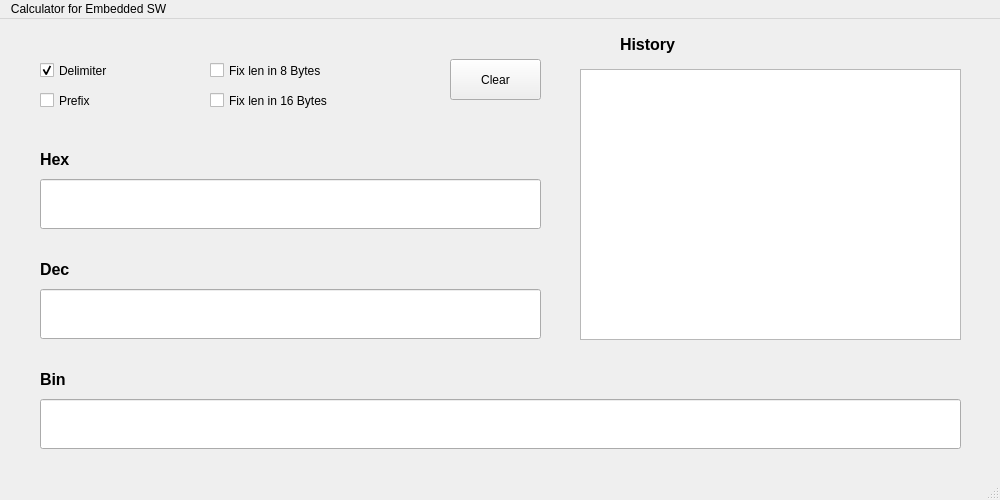
<?xml version="1.0" encoding="UTF-8"?>
<ui version="4.0">
 <class>DevCalcWindow</class>
 <widget class="QMainWindow" name="DevCalcWindow">
  <property name="geometry">
   <rect>
    <x>0</x>
    <y>0</y>
    <width>1000</width>
    <height>500</height>
   </rect>
  </property>
  <property name="font">
   <font>
    <family>Times New Roman</family>
    <pointsize>30</pointsize>
   </font>
  </property>
  <property name="windowTitle">
   <string>Developer Calculator</string>
  </property>
  <property name="windowIcon">
   <iconset>
    <normaloff>calc_icon.ico</normaloff>calc_icon.ico</iconset>
  </property>
  <property name="styleSheet">
   <string notr="true">QMainWindow
{
}
QLineEdit
{
}
QLineEdit:hover
{
	background-color: rgb(181, 181, 181);
}
</string>
  </property>
  <widget class="QWidget" name="centralwidget">
   <property name="styleSheet">
    <string notr="true"/>
   </property>
   <widget class="QLabel" name="HistoryLabel">
    <property name="geometry">
     <rect>
      <x>620</x>
      <y>10</y>
      <width>181</width>
      <height>31</height>
     </rect>
    </property>
    <property name="text">
     <string>&lt;html&gt;&lt;head/&gt;&lt;body&gt;&lt;p&gt;&lt;span style=&quot; font-size:12pt; font-weight:700;&quot;&gt;History&lt;/span&gt;&lt;/p&gt;&lt;/body&gt;&lt;/html&gt;</string>
    </property>
   </widget>
   <widget class="QCheckBox" name="DelimiterCB">
    <property name="geometry">
     <rect>
      <x>40</x>
      <y>40</y>
      <width>221</width>
      <height>23</height>
     </rect>
    </property>
    <property name="text">
     <string>Delimiter</string>
    </property>
    <property name="checked">
     <bool>true</bool>
    </property>
   </widget>
   <widget class="QCheckBox" name="PrefixCB">
    <property name="geometry">
     <rect>
      <x>40</x>
      <y>70</y>
      <width>221</width>
      <height>23</height>
     </rect>
    </property>
    <property name="text">
     <string>Prefix</string>
    </property>
   </widget>
   <widget class="QPushButton" name="ClearBnt">
    <property name="geometry">
     <rect>
      <x>450</x>
      <y>40</y>
      <width>91</width>
      <height>41</height>
     </rect>
    </property>
    <property name="text">
     <string>Clear</string>
    </property>
   </widget>
   <widget class="QPlainTextEdit" name="HistoryText">
    <property name="geometry">
     <rect>
      <x>580</x>
      <y>50</y>
      <width>381</width>
      <height>271</height>
     </rect>
    </property>
   </widget>
   <widget class="QLabel" name="HexLabel">
    <property name="geometry">
     <rect>
      <x>40</x>
      <y>130</y>
      <width>181</width>
      <height>21</height>
     </rect>
    </property>
    <property name="text">
     <string>&lt;html&gt;&lt;head/&gt;&lt;body&gt;&lt;p&gt;&lt;span style=&quot; font-size:12pt; font-weight:700;&quot;&gt;Hex&lt;/span&gt;&lt;/p&gt;&lt;/body&gt;&lt;/html&gt;</string>
    </property>
   </widget>
   <widget class="QLabel" name="BinLabel">
    <property name="geometry">
     <rect>
      <x>40</x>
      <y>350</y>
      <width>181</width>
      <height>21</height>
     </rect>
    </property>
    <property name="text">
     <string>&lt;html&gt;&lt;head/&gt;&lt;body&gt;&lt;p&gt;&lt;span style=&quot; font-size:12pt; font-weight:700;&quot;&gt;Bin&lt;/span&gt;&lt;/p&gt;&lt;/body&gt;&lt;/html&gt;</string>
    </property>
   </widget>
   <widget class="QLineEdit" name="DecText">
    <property name="geometry">
     <rect>
      <x>40</x>
      <y>270</y>
      <width>501</width>
      <height>50</height>
     </rect>
    </property>
    <property name="font">
     <font>
      <family>Times New Roman</family>
      <pointsize>14</pointsize>
     </font>
    </property>
    <property name="focusPolicy">
     <enum>Qt::ClickFocus</enum>
    </property>
    <property name="whatsThis">
     <string>&lt;html&gt;&lt;head/&gt;&lt;body&gt;&lt;p&gt;0x{hex}&lt;/p&gt;&lt;/body&gt;&lt;/html&gt;</string>
    </property>
    <property name="layoutDirection">
     <enum>Qt::RightToLeft</enum>
    </property>
    <property name="styleSheet">
     <string notr="true">hex_text
{
	background-color: rgb(255, 170, 0)
}</string>
    </property>
    <property name="inputMask">
     <string/>
    </property>
    <property name="text">
     <string notr="true" extracomment="Hex value"/>
    </property>
    <property name="alignment">
     <set>Qt::AlignRight|Qt::AlignTrailing|Qt::AlignVCenter</set>
    </property>
    <property name="cursorMoveStyle">
     <enum>Qt::VisualMoveStyle</enum>
    </property>
   </widget>
   <widget class="QLineEdit" name="BinText">
    <property name="geometry">
     <rect>
      <x>40</x>
      <y>380</y>
      <width>921</width>
      <height>50</height>
     </rect>
    </property>
    <property name="font">
     <font>
      <family>Times New Roman</family>
      <pointsize>14</pointsize>
     </font>
    </property>
    <property name="focusPolicy">
     <enum>Qt::ClickFocus</enum>
    </property>
    <property name="whatsThis">
     <string>&lt;html&gt;&lt;head/&gt;&lt;body&gt;&lt;p&gt;0x{hex}&lt;/p&gt;&lt;/body&gt;&lt;/html&gt;</string>
    </property>
    <property name="styleSheet">
     <string notr="true">hex_text
{
	background-color: rgb(255, 170, 0)
}</string>
    </property>
    <property name="inputMask">
     <string/>
    </property>
    <property name="text">
     <string notr="true" extracomment="Hex value"/>
    </property>
    <property name="alignment">
     <set>Qt::AlignRight|Qt::AlignTrailing|Qt::AlignVCenter</set>
    </property>
   </widget>
   <widget class="QLineEdit" name="HexText">
    <property name="geometry">
     <rect>
      <x>40</x>
      <y>160</y>
      <width>501</width>
      <height>50</height>
     </rect>
    </property>
    <property name="font">
     <font>
      <family>Times New Roman</family>
      <pointsize>14</pointsize>
     </font>
    </property>
    <property name="focusPolicy">
     <enum>Qt::ClickFocus</enum>
    </property>
    <property name="whatsThis">
     <string>&lt;html&gt;&lt;head/&gt;&lt;body&gt;&lt;p&gt;0x{hex}&lt;/p&gt;&lt;/body&gt;&lt;/html&gt;</string>
    </property>
    <property name="layoutDirection">
     <enum>Qt::RightToLeft</enum>
    </property>
    <property name="styleSheet">
     <string notr="true">hex_text
{
	background-color: rgb(255, 170, 0)
}</string>
    </property>
    <property name="inputMask">
     <string/>
    </property>
    <property name="text">
     <string notr="true" extracomment="Hex value"/>
    </property>
    <property name="cursorPosition">
     <number>0</number>
    </property>
    <property name="alignment">
     <set>Qt::AlignRight|Qt::AlignTrailing|Qt::AlignVCenter</set>
    </property>
    <property name="cursorMoveStyle">
     <enum>Qt::LogicalMoveStyle</enum>
    </property>
   </widget>
   <widget class="QLabel" name="DecLabel">
    <property name="geometry">
     <rect>
      <x>40</x>
      <y>240</y>
      <width>181</width>
      <height>21</height>
     </rect>
    </property>
    <property name="text">
     <string>&lt;html&gt;&lt;head/&gt;&lt;body&gt;&lt;p&gt;&lt;span style=&quot; font-size:12pt; font-weight:700;&quot;&gt;Dec&lt;/span&gt;&lt;/p&gt;&lt;/body&gt;&lt;/html&gt;</string>
    </property>
   </widget>
   <widget class="QCheckBox" name="FixLen8CB">
    <property name="geometry">
     <rect>
      <x>210</x>
      <y>40</y>
      <width>221</width>
      <height>23</height>
     </rect>
    </property>
    <property name="text">
     <string>Fix len in 8 Bytes</string>
    </property>
   </widget>
   <widget class="QCheckBox" name="FixLen16CB">
    <property name="geometry">
     <rect>
      <x>210</x>
      <y>70</y>
      <width>221</width>
      <height>23</height>
     </rect>
    </property>
    <property name="text">
     <string>Fix len in 16 Bytes</string>
    </property>
   </widget>
  </widget>
  <widget class="QMenuBar" name="menubar">
   <property name="geometry">
    <rect>
     <x>0</x>
     <y>0</y>
     <width>1000</width>
     <height>25</height>
    </rect>
   </property>
   <widget class="QMenu" name="menuDeveloper">
    <property name="title">
     <string>Calculator for Embedded SW</string>
    </property>
   </widget>
   <addaction name="menuDeveloper"/>
  </widget>
  <widget class="QStatusBar" name="statusbar"/>
 </widget>
 <resources/>
 <connections/>
</ui>
